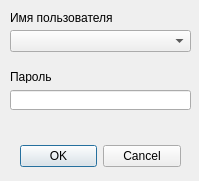
<?xml version="1.0" encoding="UTF-8"?>
<ui version="4.0">
 <class>UserPasswordDialog</class>
 <widget class="QDialog" name="UserPasswordDialog">
  <property name="geometry">
   <rect>
    <x>0</x>
    <y>0</y>
    <width>199</width>
    <height>181</height>
   </rect>
  </property>
  <property name="windowTitle">
   <string>Вход в программу</string>
  </property>
  <property name="modal">
   <bool>false</bool>
  </property>
  <widget class="QDialogButtonBox" name="buttonBox">
   <property name="geometry">
    <rect>
     <x>20</x>
     <y>140</y>
     <width>161</width>
     <height>32</height>
    </rect>
   </property>
   <property name="orientation">
    <enum>Qt::Horizontal</enum>
   </property>
   <property name="standardButtons">
    <set>QDialogButtonBox::Cancel|QDialogButtonBox::Ok</set>
   </property>
  </widget>
  <widget class="QLabel" name="label_name">
   <property name="geometry">
    <rect>
     <x>10</x>
     <y>10</y>
     <width>111</width>
     <height>16</height>
    </rect>
   </property>
   <property name="text">
    <string>Имя пользователя</string>
   </property>
  </widget>
  <widget class="QLabel" name="label_password">
   <property name="geometry">
    <rect>
     <x>10</x>
     <y>70</y>
     <width>47</width>
     <height>13</height>
    </rect>
   </property>
   <property name="text">
    <string>Пароль</string>
   </property>
  </widget>
  <widget class="QLineEdit" name="lineEdit_password">
   <property name="geometry">
    <rect>
     <x>10</x>
     <y>90</y>
     <width>181</width>
     <height>20</height>
    </rect>
   </property>
  </widget>
  <widget class="QComboBox" name="comboBox_name">
   <property name="geometry">
    <rect>
     <x>10</x>
     <y>30</y>
     <width>181</width>
     <height>22</height>
    </rect>
   </property>
  </widget>
 </widget>
 <resources/>
 <connections>
  <connection>
   <sender>buttonBox</sender>
   <signal>accepted()</signal>
   <receiver>UserPasswordDialog</receiver>
   <slot>accept()</slot>
   <hints>
    <hint type="sourcelabel">
     <x>248</x>
     <y>254</y>
    </hint>
    <hint type="destinationlabel">
     <x>157</x>
     <y>274</y>
    </hint>
   </hints>
  </connection>
  <connection>
   <sender>buttonBox</sender>
   <signal>rejected()</signal>
   <receiver>UserPasswordDialog</receiver>
   <slot>reject()</slot>
   <hints>
    <hint type="sourcelabel">
     <x>316</x>
     <y>260</y>
    </hint>
    <hint type="destinationlabel">
     <x>286</x>
     <y>274</y>
    </hint>
   </hints>
  </connection>
 </connections>
</ui>
